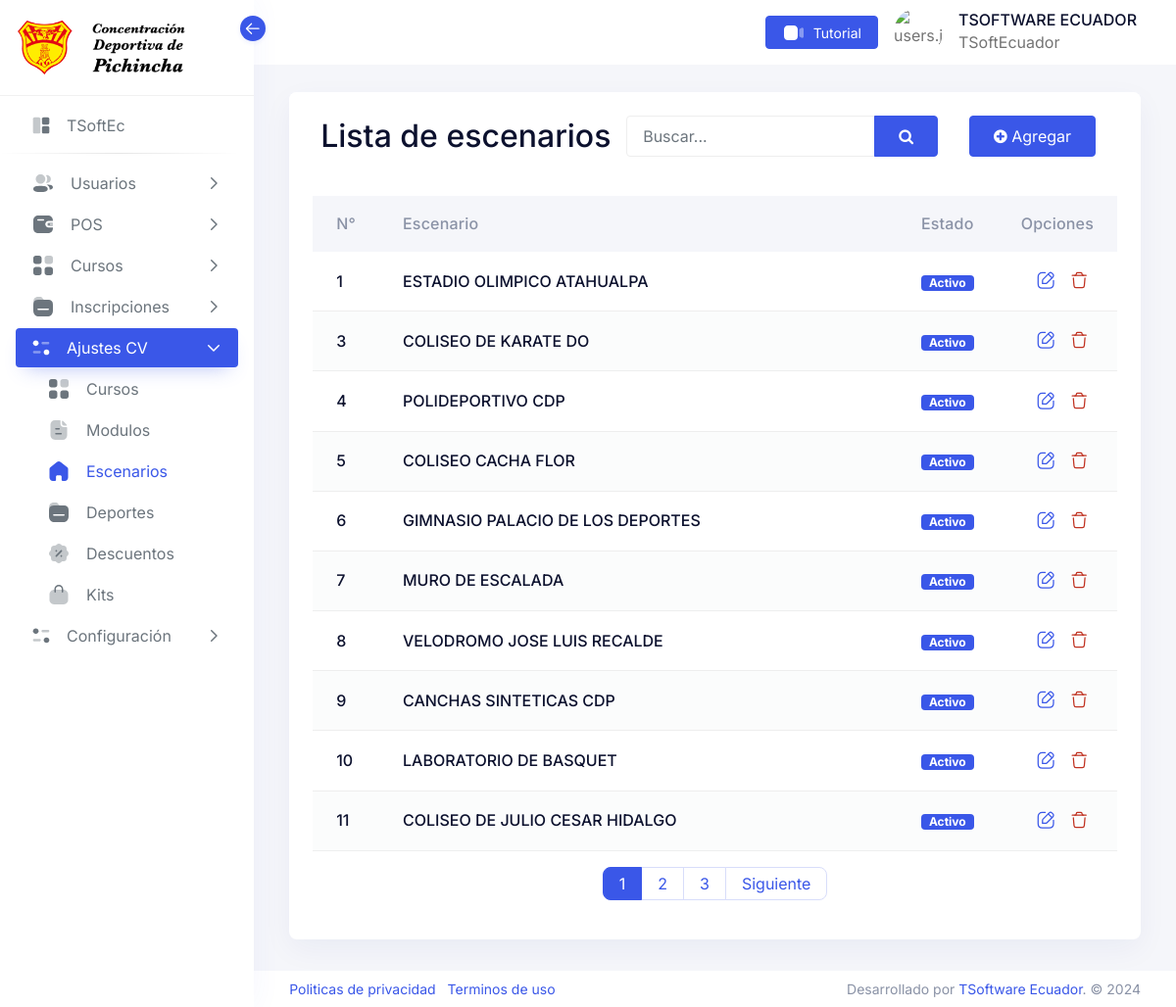
Screenshot of /App/scenery-list (signed in) with the database file from the repository.
### tables this page shows
CREATE TABLE `roles` (
  `Rid` int(11) NOT NULL,
  `Rname` varchar(50) NOT NULL,
  `Rimage` varchar(250) NOT NULL,
  `Ucode` varchar(10) NOT NULL,
  `Rroute` varchar(250) NOT NULL,
  `Rstatus` int(11) NOT NULL,
  `RdateCreated` timestamp NOT NULL DEFAULT current_timestamp(),
  `Rdateupdated` timestamp NOT NULL DEFAULT current_timestamp() ON UPDATE current_timestamp()
);

CREATE TABLE `scenarios` (
  `Eid` int(11) NOT NULL,
  `Ename` varchar(100) NOT NULL,
  `Estatus` int(3) NOT NULL,
  `EdateCreated` timestamp NOT NULL DEFAULT current_timestamp(),
  `EdateUpdated` timestamp NOT NULL DEFAULT current_timestamp()
);

CREATE TABLE `status` (
  `Sid` int(3) NOT NULL,
  `Scodigo` int(3) NOT NULL,
  `Sname` varchar(20) NOT NULL,
  `Scolor` varchar(15) NOT NULL
);

### App/view/page/scenery/scenery-modal.php (the view, shortened to what the rows shown need)
<div style="float:right;">
    <a class="btn btn-sm btn-icon text-primary flex-end" data-bs-toggle="modal" data-bs-target="#scenery-edit<?php echo $row["Eid"] ?>">
        <span class="btn-inner">
        </span>
    </a>
<a class="btn btn-sm btn-icon text-danger flex-end" data-bs-toggle="modal" data-bs-target="#scenery-delete<?php echo $row["Eid"] ?>">
    <span class="btn-inner">
    </span>
</a>
</div>

### App/view/include/navbarV.php (shortened to what the rows shown need)
<aside class="sidebar sidebar-default sidebar-white sidebar-base navs-rounded-all ">
    <div class="sidebar-header d-flex justify-content-start">
        <a href="home" class="navbar-brand">
            <div class="logo-main">
                <div class="logo-normal">
                    <img src="./../assets/image/icons/logo-normal.png" class="text-center " alt="" width="60px" height="25%">
                </div>
            </div>
            <h4 class="logo-title">
                <img src="./../assets/image/icons/logo-cdp-letras.png" class="text-center " alt="" width="100px" height="25%">
            </h4>
        </a>
        <div class="sidebar-toggle" data-toggle="sidebar" data-active="true">
            <i class="icon">
            </i>
        </div>
    </div>
    <div class="sidebar-body pt-0 data-scrollbar">
        <div class="sidebar-list">
            <ul class="navbar-nav iq-main-menu" id="sidebar-menu">
                <li class="nav-item">
                    <a class="nav-link " aria-current="page" href="home">
                        <i class="icon">
                        </i>
                        <span class="item-name"><?php echo  $roleName; ?></span>
                    </a>
                </li>
                <li>
                    <hr class="hr-horizontal">
                </li>
                <li class="nav-item">
                    <?php
                    if (in_array('user-profile', $rutas) || in_array('user-add', $rutas) || in_array('user-list', $rutas)  || in_array('user-detail', $rutas)) :
                    ?>
                        <a class="nav-link " data-bs-toggle="collapse" href="#user" role="button" aria-expanded="false" aria-controls="user">
                            <i class="icon">
                            </i>
                            <span class="item-name">Usuarios</span>
                            <i class="right-icon">
                                <svg class="icon-18" xmlns="http://www.w3.org/2000/svg" width="18" fill="none" viewBox="0 0 24 24" stroke="currentColor">
                                    <path stroke-linecap="round" stroke-linejoin="round" stroke-width="2" d="M9 5l7 7-7 7" />
                                </svg>
                            </i>
                        </a>
                    <?php
                    endif;
                    ?>
                </li>
                <li class="nav-item">
                    <?php
                    if (in_array('course-available', $rutas) || in_array('invoice-my-course', $rutas)) :
                    ?>
                        <a class="nav-link " data-bs-toggle="collapse" href="#pos" role="button" aria-expanded="false" aria-controls="pos">
                            <i class="icon">
                            </i>
                            <span class="item-name">POS</span>
                            <i class="right-icon">
                                <svg class="icon-18" xmlns="http://www.w3.org/2000/svg" width="18" fill="none" viewBox="0 0 24 24" stroke="currentColor">
                                    <path stroke-linecap="round" stroke-linejoin="round" stroke-width="2" d="M9 5l7 7-7 7" />
                                </svg>
                            </i>
                        </a>
                    <?php endif; ?>
                </li>
                <li class="nav-item">
                    <?php
                    if (in_array('course-available', $rutas) || in_array('invoice-my-course', $rutas)) :
                    ?>
                        <a class="nav-link " data-bs-toggle="collapse" href="#course" role="button" aria-expanded="false" aria-controls="course">
                            <i class="icon">
                            </i>
                            <span class="item-name">Cursos</span>
                            <i class="right-icon">
                                <svg class="icon-18" xmlns="http://www.w3.org/2000/svg" width="18" fill="none" viewBox="0 0 24 24" stroke="currentColor">
                                    <path stroke-linecap="round" stroke-linejoin="round" stroke-width="2" d="M9 5l7 7-7 7" />
                                </svg>
                            </i>
                        </a>
                    <?php endif; ?>
                </li>
                <li class="nav-item">
                    <?php
                    if (in_array('role-list', $rutas)) :
                    ?>
                        <a class="nav-link " data-bs-toggle="collapse" href="#inscription" role="button" aria-expanded="false" aria-controls="inscription">
                            <i class="icon">
                            </i>
                            <span class="item-name">Inscripciones</span>
                            <i class="right-icon">
                                <svg class="icon-18" xmlns="http://www.w3.org/2000/svg" width="18" fill="none" viewBox="0 0 24 24" stroke="currentColor">
                                    <path stroke-linecap="round" stroke-linejoin="round" stroke-width="2" d="M9 5l7 7-7 7" />
                                </svg>
                            </i>
                        </a>
                    <?php endif; ?>
                </li>
                <li class="nav-item">
                    <?php
                    if (
                        in_array('course-list', $rutas)    || in_array('sport-list', $rutas)   || in_array('module-list', $rutas)   ||
                        in_array('discount-list', $rutas)  || in_array('scenery-list', $rutas)
                    ) :
                    ?>
                        <a class="nav-link" data-bs-toggle="collapse" href="#ajustes" role="button" aria-expanded="false" aria-controls="ajustes">
                            <i class="icon">
                            </i>
                            <span class="item-name">Ajustes CV</span>
                            <i class="right-icon">
                                <svg class="icon-18" xmlns="http://www.w3.org/2000/svg" width="18" fill="none" viewBox="0 0 24 24" stroke="currentColor">
                                    <path stroke-linecap="round" stroke-linejoin="round" stroke-width="2" d="M9 5l7 7-7 7" />
                                </svg>
                            </i>
                        </a>
                    <?php endif; ?>
                    <ul class="sub-nav collapse" id="ajustes" data-bs-parent="#sidebar-menu">
                        <?php if (in_array('course-list', $rutas)) : ?>
                            <li class="nav-item ">
                                <a class="nav-link <?php echo ($currentPage == 'course-list') ? 'active' : ''; ?>" href="course-list">
                                    <span class="item-name">Cursos</span> </a>
                            </li>
                        <?php endif; ?>
                        <?php if (in_array('module-list', $rutas)) : ?>
                            <li class="nav-item ">
                                <a class="nav-link <?php echo ($currentPage == 'module-list') ? 'active' : ''; ?>" href="module-list">
                                    <span class="item-name">Modulos</span> </a>
                            </li>
                        <?php endif; ?>
                        <?php if (in_array('scenery-list', $rutas)) : ?>
                            <li class="nav-item ">
                                <a class="nav-link <?php echo ($currentPage == 'scenery-list') ? 'active' : ''; ?>" href="scenery-list">
                                    <span class="item-name">Escenarios</span> </a>
                            </li>
                        <?php endif; ?>
                        <?php if (in_array('sport-list', $rutas)) : ?>
                            <li class="nav-item ">
                                <a class="nav-link <?php echo ($currentPage == 'sport-list') ? 'active' : ''; ?> " href="sport-list">
                                    <span class="item-name">Deportes</span> </a>
                            </li>
                        <?php endif; ?>
                        <?php if (in_array('discount-list', $rutas)) : ?>
                            <li class="nav-item ">
                                <a class="nav-link <?php echo ($currentPage == 'discount-list') ? 'active' : ''; ?>" href="discount-list">
                                    <span class="item-name">Descuentos</span> </a>
                            </li>
                        <?php endif; ?>
                        <?php if (in_array('kit-list', $rutas)) : ?>
                            <li class="nav-item ">
                                <a class="nav-link <?php echo ($currentPage == 'kit-list') ? 'active' : ''; ?>" href="kit-list">
                                    <span class="item-name">Kits</span> </a>
                            </li>
                        <?php endif; ?>
                    </ul>
                </li>
                <li class="nav-item">
                    <?php
                    if (
                        in_array('role-list', $rutas)  ||  in_array('permission-list', $rutas)  ||  in_array('permission-role', $rutas)
                    ) :
                    ?>
                        <a class="nav-link" data-bs-toggle="collapse" href="#configuraciones" role="button" aria-expanded="false" aria-controls="configuraciones">
                            <i class="icon">
                            </i>
                            <span class="item-name">Configuración</span>
                            <i class="right-icon">
                                <svg class="icon-18" xmlns="http://www.w3.org/2000/svg" width="18" fill="none" viewBox="0 0 24 24" stroke="currentColor">
                                    <path stroke-linecap="round" stroke-linejoin="round" stroke-width="2" d="M9 5l7 7-7 7" />
                                </svg>
                            </i>
                        </a>
                    <?php endif; ?>
                </li>
            </ul>
        </div>
    </div>
</aside>

### App/view/page/scenery/scenery-list.php (shortened to what the rows shown need)
<?php
$sceneryController = new SceneryController();
$sceneryController->createScenery();
$sceneryController->updateScenery();
$sceneryController->deleteScenery();
include 'scenery-pagination.php';
?>
<div class="iq-navbar-header" style="margin-top: 10%;">
    <div class="iq-header-img">
    </div>
</div>
<div class="conatiner-fluid content-inner mt-n5 py-0">
    <div class="card">
        <div class="card-header d-flex justify-content-between align-items-center">
            <div class="container-fluid iq-container">
                <div class="row">
                    <div class="col-md-12">
                        <div class="flex-wrap d-flex justify-content-between align-items-center">
                            <div class="form-group">
                                <h2 class="card-title">Lista de escenarios</h2>
                            </div>
                            <div class="row">
                                <div class="form-group col-md-8">
                                    <form class="d-flex" method="GET">
                                        <div class="input-group ">
                                            <input type="text" class="form-control" name="search" id="search" placeholder="Buscar...">
                                            <button type="submit" id="submit-btn-add" class="btn btn-primary">
                                                <i class="fa fa-search" aria-hidden="true"></i>
                                            </button>
                                        </div>
                                    </form>
                                </div>
                                <div class="form-group col-md-4">
                                    <a class="text-center btn btn-primary " data-bs-toggle="modal" data-bs-target="#scenery-add">
                                        <i class="fa fa-plus-circle" aria-hidden="true"></i>
                                        <span>Agregar</span>
                                    </a>
                                </div>
                            </div>
                        </div>
                    </div>
                </div>
            </div>
        </div>
        <div class="card-body">
            <div class="table-responsive">
                <table id="datatable" role="grid" width="100%" class="table table-striped">
                    <thead>
                        <tr>
                            <th>N°</th>
                            <th>Escenario</th>
                            <th>Estado</th>
                            <th>Opciones</th>
                        </tr>
                    </thead>
                    <tbody>
                        <?php
                        foreach ($scenery as $row) {
                        ?>
                            <tr>
                                <td style="width: 5%;">
                                    <div class="d-flex align-items-center">
                                        <h6><?php echo $row["Eid"] ?></h6>
                                    </div>
                                </td>
                                <td>
                                    <div class="d-flex align-items-center">
                                        <h6><?php echo $row["Ename"]  ?></h6>
                                    </div>
                                </td>
                                <td style="width: 5%;">
                                    <div class="d-flex align-items-center">
                                        <?php
                                        $statusController = new StatusController();
                                        $status = $statusController->getStatus();
                                        foreach ($status as $sts) {
                                            if ($sts["Scodigo"] == $row["Estatus"]) {
                                        ?>
                                                <h6><span class="badge bg-<?php echo $sts['Scolor'] ?>"><?php echo $sts['Sname'] ?></span></h6>
                                        <?php }
                                        } ?>
                                    </div>
                                </td>
                                <td style="width: 5%;">
                                    <?php include 'scenery-modal.php';  ?>
                                </td>
                            </tr>
                        <?php  }  ?>
                    </tbody>
                </table>
                <nav aria-label="Page navigation example">
                    <ul class="pagination justify-content-center">
                        <?php for ($i = 1; $i <= $totalPage; $i++) : ?>
                            <li class="page-item <?php echo ($page == $i) ? 'active' : ''; ?>"><a class="page-link" href="?pagination=<?php echo $i; ?>"><?php echo $i; ?></a></li>
                        <?php endfor; ?>
                        <?php if ($page < $totalPage) : ?>
                            <li class="page-item"><a class="page-link" href="?pagination=<?php echo ($page + 1); ?>">Siguiente</a></li>
                        <?php endif; ?>
                    </ul>
                </nav>
            </div>
        </div>
    </div>
</div>

### rows the page displays
roles: Rname "TSoftEc"
scenarios: Eid "1", Ename "ESTADIO OLIMPICO ATAHUALPA"
status: Sname "Activo"
scenarios: Eid "3", Ename "COLISEO DE KARATE DO"
scenarios: Eid "4", Ename "POLIDEPORTIVO CDP"
scenarios: Eid "5", Ename "COLISEO CACHA FLOR"
scenarios: Eid "6", Ename "GIMNASIO PALACIO DE LOS DEPORTES"
scenarios: Eid "7", Ename "MURO DE ESCALADA"
scenarios: Eid "8", Ename "VELODROMO JOSE LUIS RECALDE"
scenarios: Eid "9", Ename "CANCHAS SINTETICAS CDP"
scenarios: Eid "10", Ename "LABORATORIO DE BASQUET"
scenarios: Eid "11", Ename "COLISEO DE JULIO CESAR HIDALGO"

### other values shown
$_SESSION['Uname'] "TSOFTWARE"
$_SESSION['Ulastname'] "ECUADOR"
$_SESSION['Unickname'] "TSoftEcuador"
